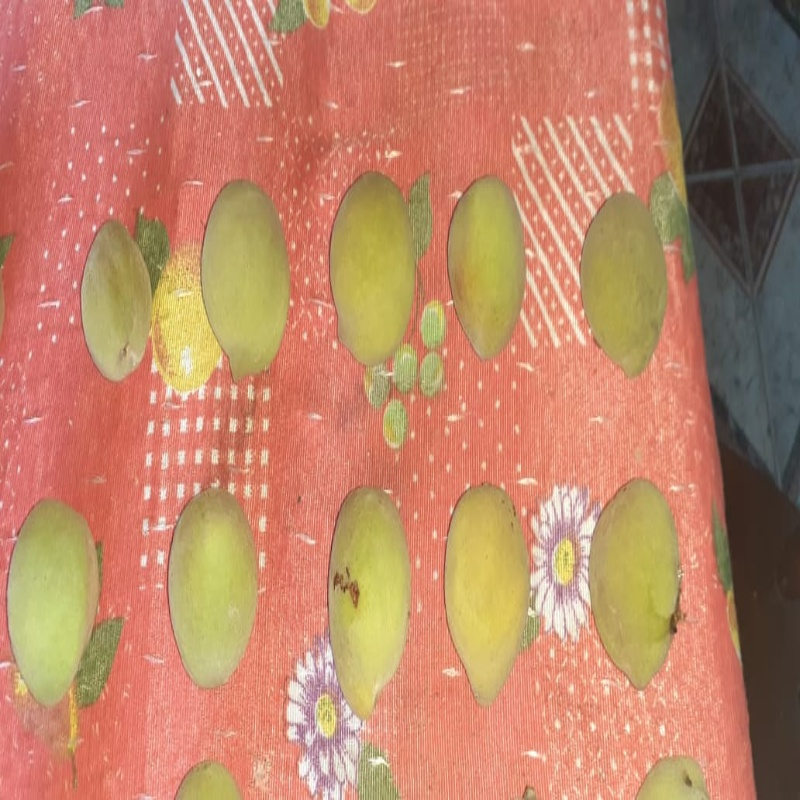
#> input picture Pessego_HSV/verdes/r/r0.jpeg, 800 x 800 px, found by its file name; its folder holds 4 pictures in this run
$ python HSV.py
#> lines starting #> are read from the running program, lines starting #| are printed output that depends on the picture; after the words box and inside, x2 and y2 are one past the last pixel; in counts of white or black regions, pixels touching at a corner belong together
import cv2 as cv
import numpy as np
import os

i = 0
image_paths = os.listdir("/home/jean/Documentos/peach_estruturado/Peach_by_HSV/verdes/r/")
for path in image_paths:
    image_paths[i] = "/home/jean/Documentos/peach_estruturado/Peach_by_HSV/verdes/r/" + path
    i+=1

txt_medias = open("valores_min_max.txt", "w+")

i = 0
src = cv.imread(image_paths[i])
#> src is the input picture: shape (800, 800, 3); mean B, G, R 104.4, 133.4, 191

max_h = 255
max_s = 255
max_v = 255
min_h = 0
min_s = 0
min_v = 0


def h(x):

    global max_h
    global max_s
    global max_v
    global min_h
    global min_s
    global min_v

    max_h = cv.getTrackbarPos("max_h", "w")
    max_s = cv.getTrackbarPos("max_s", "w")
    max_v = cv.getTrackbarPos("max_v", "w")
    min_h = cv.getTrackbarPos("min_h", "w")
    min_s = cv.getTrackbarPos("min_s", "w")
    min_v = cv.getTrackbarPos("min_v", "w")
    img = cv.cvtColor(src, cv.COLOR_BGR2HSV)

    minHSV = np.array([[[min_h, min_s, min_v]]])
    maxHSV = np.array([[[max_h, max_s, max_v]]])

    maskHSV = cv.inRange(img, minHSV, maxHSV)
    resultHSV = cv.bitwise_or(src, src, mask = maskHSV)

    cv.resize(maskHSV, (1000, 1000))
    cv.imshow("w",maskHSV)

cv.namedWindow('w')
cv.createTrackbar("max_h", "w", 0, 255, h)
#> slider 'max_h' is set to 255
cv.createTrackbar("min_h", "w", 0, 255, h)
#> slider 'min_h' is set to 51
cv.createTrackbar("max_v", "w", 0, 255, h)
#> slider 'max_v' is set to 255
cv.createTrackbar("min_v", "w", 0, 255, h)
#> slider 'min_v' is set to 51
cv.createTrackbar("max_s", "w", 0, 255, h)
#> slider 'max_s' is set to 255
cv.createTrackbar("min_s", "w", 0, 255, h)
#> slider 'min_s' is set to 51

h(0)
#> in h, `maskHSV = cv.inRange(img, minHSV, maxHSV)`:
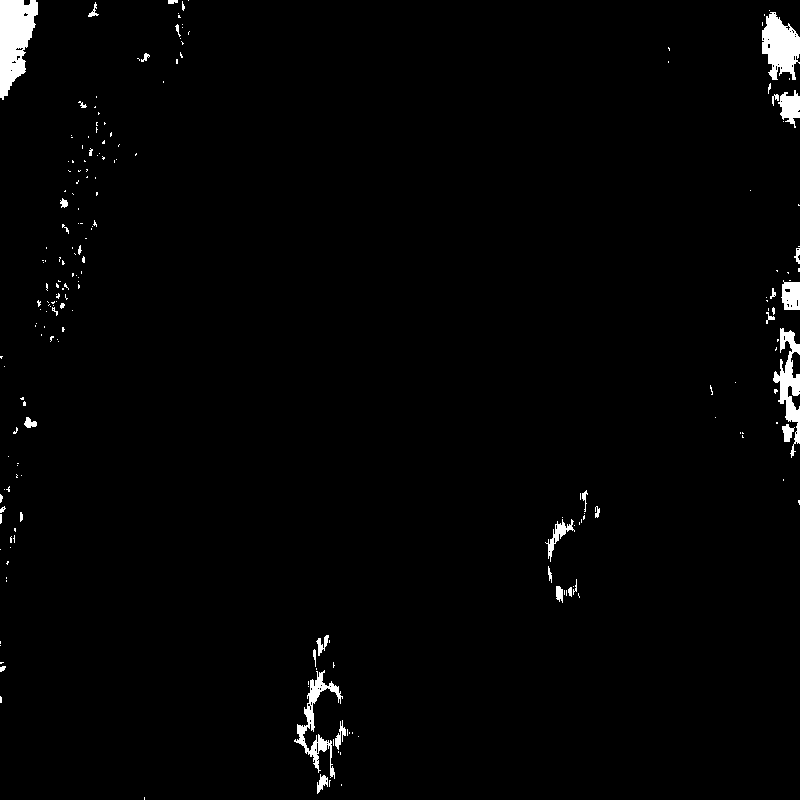
#> maskHSV: shape (800, 800); 1.6% white; 212 white regions (175 under 20 px), largest, box (x1, y1, x2, y2) and area: (0, 0, 38, 100) 2484, (762, 12, 800, 80) 1694, (773, 328, 800, 458) 1344
#> in h, `resultHSV = cv.bitwise_or(src, src, mask = maskHSV)`:
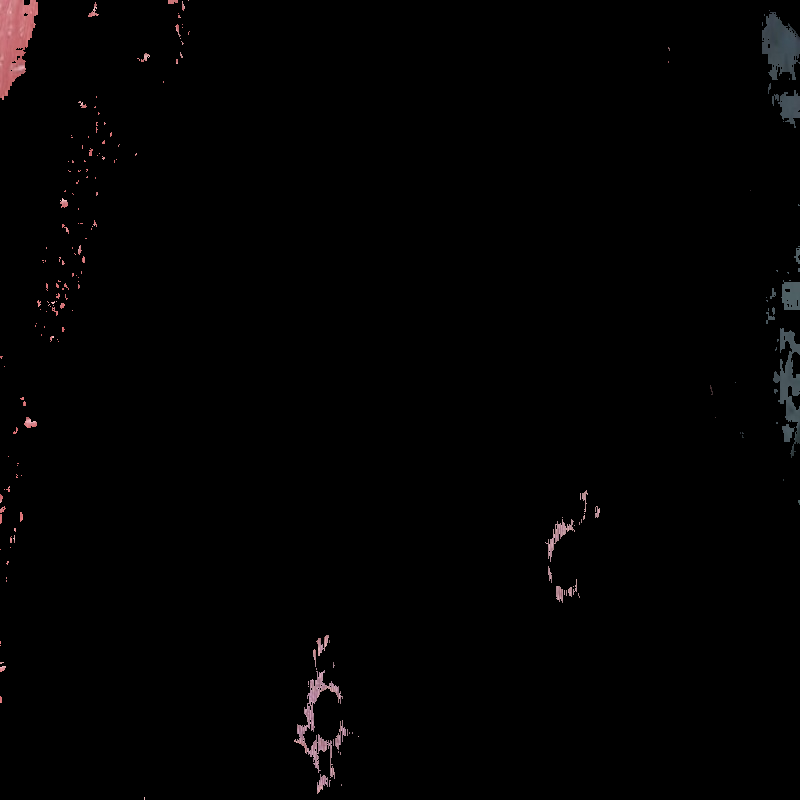
#> resultHSV: shape (800, 800, 3); mean B, G, R 1.8, 1.7, 2.3
while (True):

        k = cv.waitKey(0)
#> (key Esc is pressed here)
        if k == 32:
            txt_medias.write(str(min_h)+' '+str(max_h)+";" + str(min_s)+' '+str(max_s)+";" + str(min_v)+' '+str(max_v)+";\n")

            i+=1
            if i >= len(image_paths):
                break

            src = cv.imread(image_paths[i])
            h(0)

        else:
            continue

txt_medias.close()

$ run again, on Pessego_HSV/verdes/r/r2.jpeg
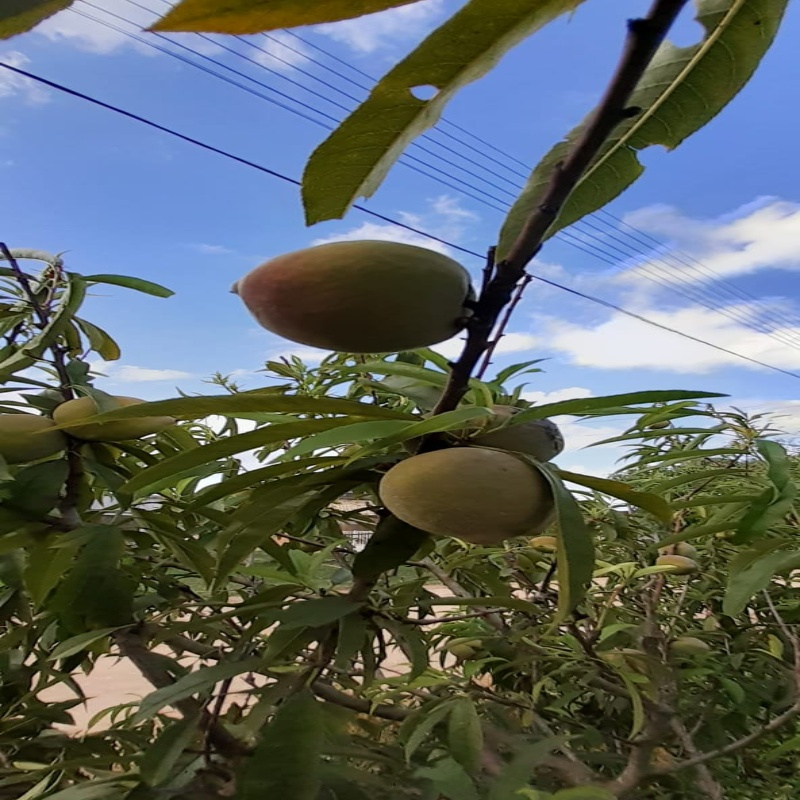
#> input picture Pessego_HSV/verdes/r/r2.jpeg, 800 x 800 px, found by its file name
#> src is the input picture: shape (800, 800, 3); mean B, G, R 102.2, 102.4, 93.4
#> img: shape (800, 800, 3); mean H, S, V 59.8, 124.3, 124.2
#> in h, `maskHSV = cv.inRange(img, minHSV, maxHSV)`:
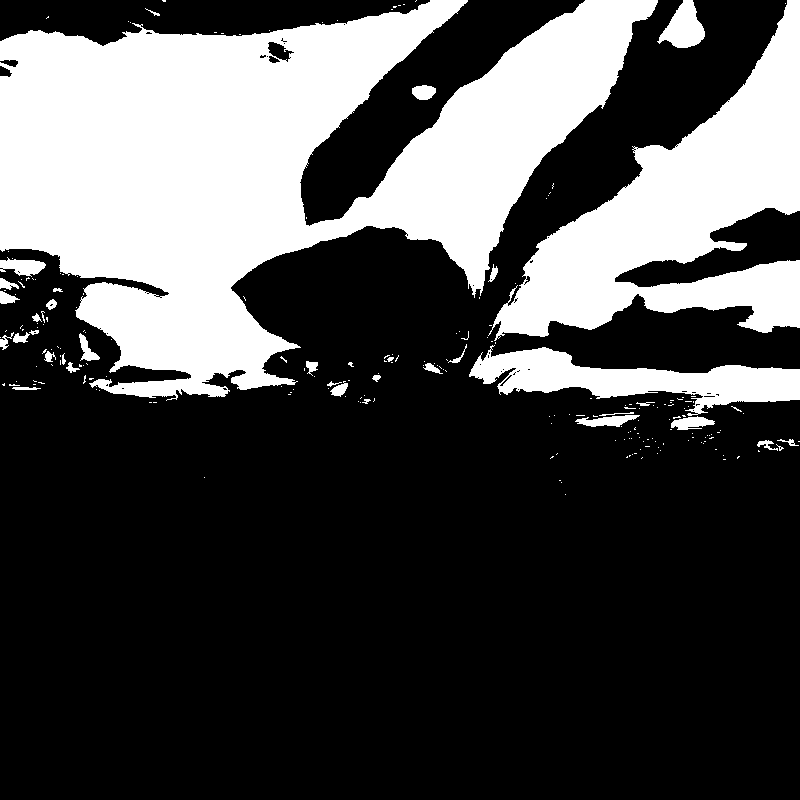
#> maskHSV: shape (800, 800); 29.9% white; 228 white regions (192 under 20 px), largest, box (x1, y1, x2, y2) and area: (0, 0, 658, 401) 133093, (488, 0, 800, 341) 42373, (469, 345, 800, 416) 10095
#> in h, `resultHSV = cv.bitwise_or(src, src, mask = maskHSV)`:
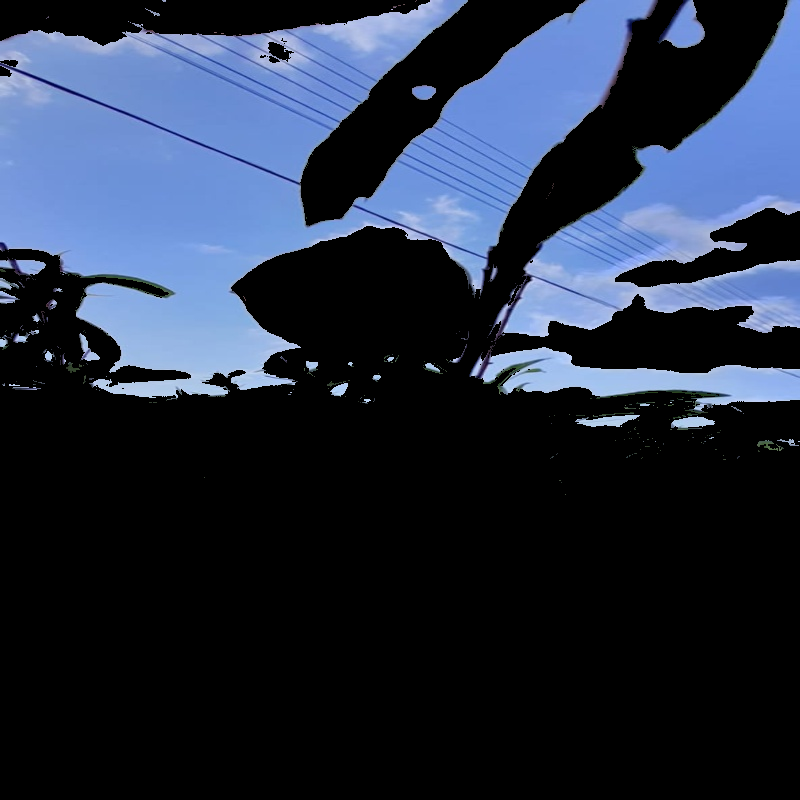
#> resultHSV: shape (800, 800, 3); mean B, G, R 64.1, 45.8, 36.4
